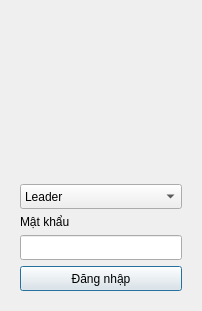
<?xml version="1.0" encoding="UTF-8"?>
<ui version="4.0">
 <class>LoginDialog</class>
 <widget class="QDialog" name="LoginDialog">
  <property name="geometry">
   <rect>
    <x>0</x>
    <y>0</y>
    <width>202</width>
    <height>311</height>
   </rect>
  </property>
  <property name="windowTitle">
   <string>Đăng nhập</string>
  </property>
  <layout class="QGridLayout" name="gridLayout_2">
   <property name="leftMargin">
    <number>20</number>
   </property>
   <property name="topMargin">
    <number>20</number>
   </property>
   <property name="rightMargin">
    <number>20</number>
   </property>
   <property name="bottomMargin">
    <number>20</number>
   </property>
   <item row="0" column="2">
    <spacer name="horizontalSpacer_2">
     <property name="orientation">
      <enum>Qt::Orientation::Horizontal</enum>
     </property>
     <property name="sizeHint" stdset="0">
      <size>
       <width>40</width>
       <height>20</height>
      </size>
     </property>
    </spacer>
   </item>
   <item row="2" column="0" colspan="3">
    <widget class="XComboBox" name="cbxProfile">
     <property name="minimumSize">
      <size>
       <width>0</width>
       <height>25</height>
      </size>
     </property>
     <property name="iconSize">
      <size>
       <width>24</width>
       <height>24</height>
      </size>
     </property>
     <item>
      <property name="text">
       <string>Leader</string>
      </property>
      <property name="icon">
       <iconset resource="../Assets/Icons/icons.qrc">
        <normaloff>:/protect-01.png</normaloff>:/protect-01.png</iconset>
      </property>
     </item>
     <item>
      <property name="text">
       <string>Admin</string>
      </property>
      <property name="icon">
       <iconset resource="../Assets/Icons/icons.qrc">
        <normaloff>:/protect-01.png</normaloff>:/protect-01.png</iconset>
      </property>
     </item>
    </widget>
   </item>
   <item row="0" column="1">
    <widget class="XLabel" name="label_3">
     <property name="sizePolicy">
      <sizepolicy hsizetype="Fixed" vsizetype="Fixed">
       <horstretch>0</horstretch>
       <verstretch>0</verstretch>
      </sizepolicy>
     </property>
     <property name="minimumSize">
      <size>
       <width>150</width>
       <height>150</height>
      </size>
     </property>
     <property name="text">
      <string/>
     </property>
     <property name="pixmap">
      <pixmap resource="../Assets/Icons/icons.qrc">:/protect-01.png</pixmap>
     </property>
     <property name="scaledContents">
      <bool>true</bool>
     </property>
     <property name="alignment">
      <set>Qt::AlignmentFlag::AlignCenter</set>
     </property>
    </widget>
   </item>
   <item row="3" column="0" colspan="3">
    <widget class="XLabel" name="label_2">
     <property name="text">
      <string>Mật khẩu</string>
     </property>
    </widget>
   </item>
   <item row="1" column="1">
    <spacer name="verticalSpacer">
     <property name="orientation">
      <enum>Qt::Orientation::Vertical</enum>
     </property>
     <property name="sizeHint" stdset="0">
      <size>
       <width>20</width>
       <height>40</height>
      </size>
     </property>
    </spacer>
   </item>
   <item row="5" column="0" colspan="3">
    <widget class="XPushButton" name="btnLogin">
     <property name="minimumSize">
      <size>
       <width>100</width>
       <height>25</height>
      </size>
     </property>
     <property name="text">
      <string>Đăng nhập</string>
     </property>
    </widget>
   </item>
   <item row="0" column="0">
    <spacer name="horizontalSpacer">
     <property name="orientation">
      <enum>Qt::Orientation::Horizontal</enum>
     </property>
     <property name="sizeHint" stdset="0">
      <size>
       <width>40</width>
       <height>20</height>
      </size>
     </property>
    </spacer>
   </item>
   <item row="4" column="0" colspan="3">
    <widget class="XLineEdit" name="txtPassword">
     <property name="minimumSize">
      <size>
       <width>0</width>
       <height>25</height>
      </size>
     </property>
     <property name="text">
      <string/>
     </property>
     <property name="echoMode">
      <enum>QLineEdit::EchoMode::Password</enum>
     </property>
    </widget>
   </item>
  </layout>
 </widget>
 <customwidgets>
  <customwidget>
   <class>XLabel</class>
   <extends>QLabel</extends>
   <header>XLabel.h</header>
  </customwidget>
  <customwidget>
   <class>XLineEdit</class>
   <extends>QLineEdit</extends>
   <header>XLineEdit.h</header>
  </customwidget>
  <customwidget>
   <class>XPushButton</class>
   <extends>QPushButton</extends>
   <header>XPushButton.h</header>
  </customwidget>
  <customwidget>
   <class>XComboBox</class>
   <extends>QComboBox</extends>
   <header>XComboBox.h</header>
  </customwidget>
 </customwidgets>
 <resources>
  <include location="../Assets/Icons/icons.qrc"/>
 </resources>
 <connections/>
</ui>
